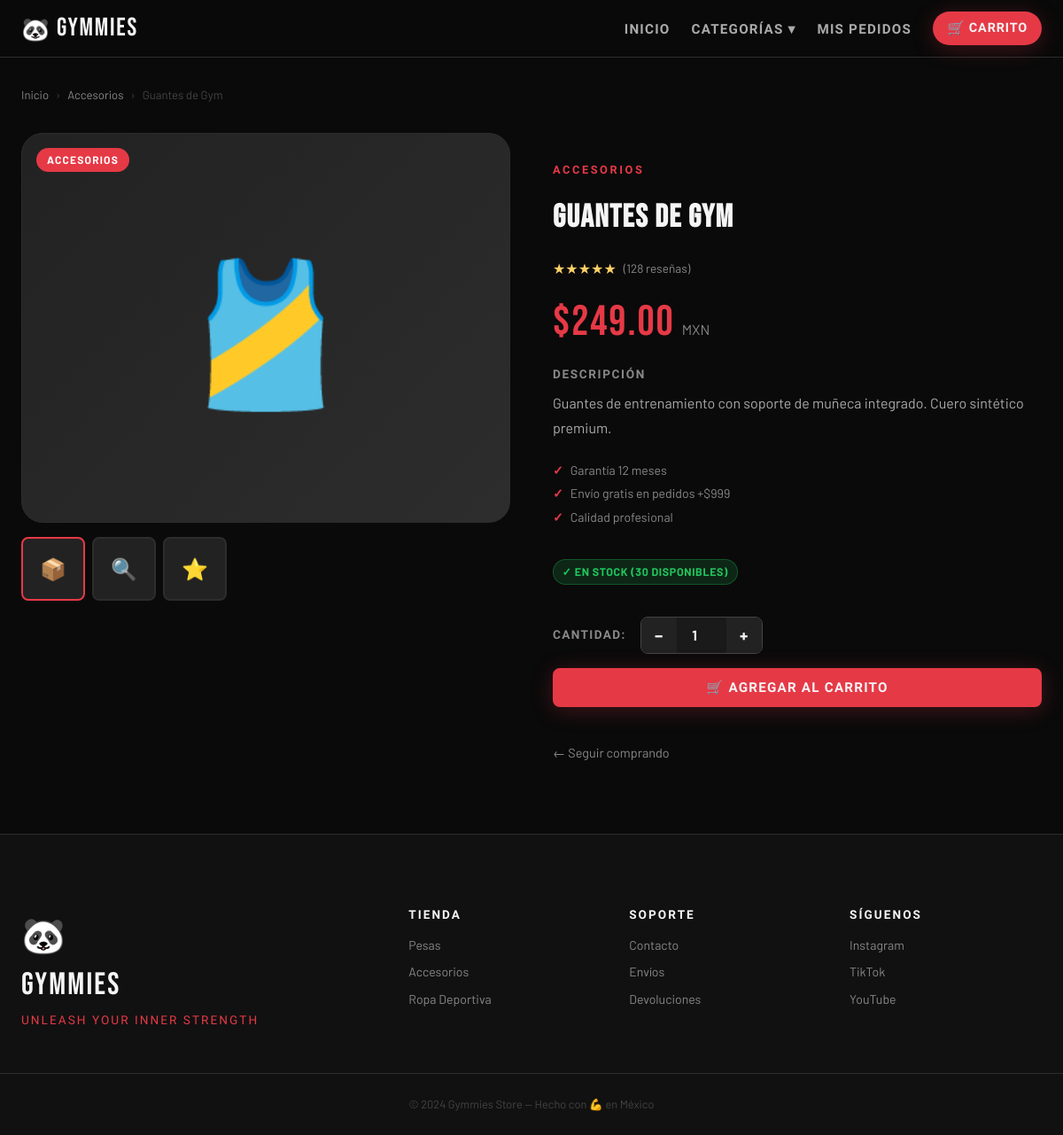
Screenshot of /producto/4 with the database file from the repository.
### tables this page shows
CREATE TABLE productos (
        id INTEGER PRIMARY KEY AUTOINCREMENT,
        nombre TEXT NOT NULL,
        descripcion TEXT,
        precio REAL NOT NULL,
        costo REAL NOT NULL DEFAULT 0,
        imagen TEXT,
        categoria TEXT,
        stock INTEGER NOT NULL DEFAULT 0
    );

### app.py (the view)
@app.route('/producto/<int:id>')
def producto(id):
    p = get_producto(id)
    if not p:
        return redirect(url_for('index'))
    return render_template('producto.html', producto=p)

### app.py (called while the page is built)
@app.context_processor
def inject_globals():
    carrito_count = 0
    if 'usuario' in session:
        items = get_carrito()
        carrito_count = sum(item['cantidad'] for item in items)
    return {'carrito_count': carrito_count, 'STATUS_LABELS': STATUS_LABELS}

### tienda_db.py (called while the page is built)
def get_connection():
    conn = sqlite3.connect(DB_PATH)
    conn.row_factory = sqlite3.Row
    return conn

def get_producto(id):
    conn = get_connection()
    producto = conn.execute('SELECT * FROM productos WHERE id=?', (id,)).fetchone()
    conn.close()
    return producto

### templates/producto.html (shortened to what this page needs)
{% extends 'base.html' %}
{% block content %}
<section class="product-detail-section">
    <div class="container">
        <nav class="breadcrumb">
            <a href="{{ url_for('index') }}">Inicio</a>
            <span>›</span>
            <a href="{{ url_for('categoria', nombre=producto['categoria']) }}">{{ producto['categoria'] }}</a>
            <span>›</span>
            <span>{{ producto['nombre'] }}</span>
        </nav>
        <div class="product-detail">
            <div class="detail-gallery">
                <div class="detail-img-main">
                    <div class="detail-img-placeholder">
                        {% if producto['categoria'] == 'Pesas' %}🏋️
                        {% elif producto['categoria'] == 'Accesorios' %}🎽
                        {% else %}👕{% endif %}
                    </div>
                    <div class="detail-badge">{{ producto['categoria'] }}</div>
                </div>
                <div class="detail-img-thumbs">
                    <div class="thumb active">📦</div>
                    <div class="thumb">🔍</div>
                    <div class="thumb">⭐</div>
                </div>
            </div>
            <div class="detail-info">
                <div class="detail-tag">{{ producto['categoria'] }}</div>
                <h1 class="detail-title">{{ producto['nombre'] }}</h1>
                <div class="detail-rating">
                    <span class="stars">★★★★★</span>
                    <span class="rating-count">(128 reseñas)</span>
                </div>
                <div class="detail-price-wrap">
                    <span class="detail-price">${{ "%.2f"|format(producto['precio']) }}</span>
                    <span class="detail-currency">MXN</span>
                </div>
                <div class="detail-desc">
                    <h3>Descripción</h3>
                    <p>{{ producto['descripcion'] }}</p>
                </div>
                <div class="detail-features">
                    <div class="feature-item"><span>✓</span> Garantía 12 meses</div>
                    <div class="feature-item"><span>✓</span> Envío gratis en pedidos +$999</div>
                    <div class="feature-item"><span>✓</span> Calidad profesional</div>
                </div>
                <div class="product-stock-info">
                    {% if producto['stock'] > 10 %}
                    <span class="stock-badge stock-ok">✓ En stock ({{ producto['stock'] }} disponibles)</span>
                    {% elif producto['stock'] > 0 %}
                    <span class="stock-badge stock-low">⚡ Últimas {{ producto['stock'] }} unidades</span>
                    {% else %}
                    <span class="stock-badge stock-out">✕ Agotado</span>
                    {% endif %}
                </div>
                <form action="{{ url_for('agregar', id=producto['id']) }}" method="POST" class="detail-add-form">
                    <div class="quantity-selector">
                        <label>Cantidad:</label>
                        <div class="qty-controls">
                            <button type="button" class="qty-btn" onclick="changeQty(-1)">−</button>
                            <input type="number" name="cantidad" id="cantidad" value="1" min="1" max="{{ producto['stock'] }}" class="qty-input">
                            <button type="button" class="qty-btn" onclick="changeQty(1)">+</button>
                        </div>
                    </div>
                    {% if producto['stock'] > 0 %}
                    <button type="submit" class="btn-primary btn-full">
                        🛒 Agregar al Carrito
                    </button>
                    {% else %}
                    <button type="button" class="btn-primary btn-full" disabled style="opacity:.5;cursor:not-allowed;">
                        Sin stock disponible
                    </button>
                    {% endif %}
                </form>
                <a href="{{ url_for('index') }}" class="btn-back">← Seguir comprando</a>
            </div>
        </div>
    </div>
</section>
{% endblock %}

### rows the page displays
productos: categoria "Accesorios", nombre "Guantes de Gym", categoria "ACCESORIOS", precio "249.00", descripcion "Guantes de entrenamiento con soporte de muñeca integrado. Cuero sintético premium.", stock "30"
